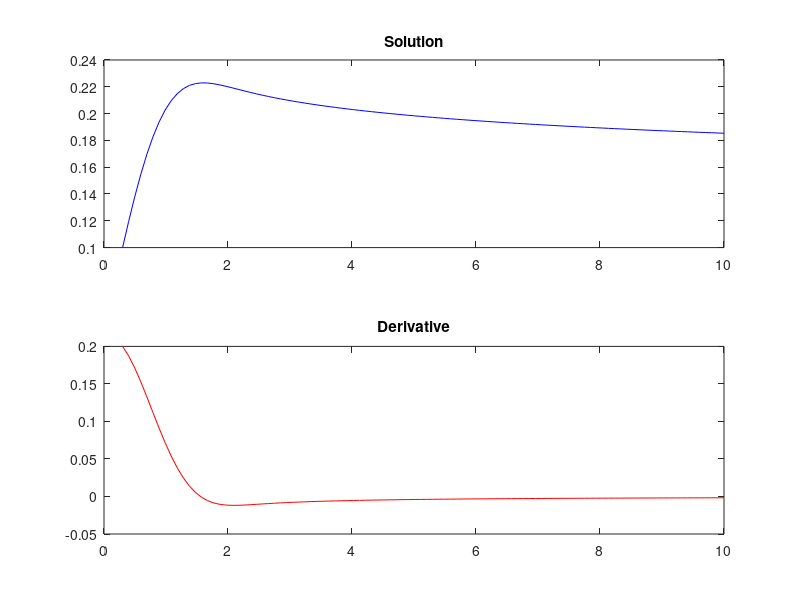

Write MATLAB code to recreate this figure.
clear all
close all
clc


% number of discretization points
N=100;

% Discretization points (equispaced)
x=linspace(0.3,10,N);

h=x(2)-x(1);


y=NaN(length(x),1);
v=NaN(length(x),1);
y(1)=0.1;
v(1)=0.2;

for i=1:length(x)-1
    y(i+1)  =   y(i)+h*v(i);
    v(i+1)  =   v(i)-h*(2*x(i)*v(i)+y(i)^2);
end

subplot(2,1,1)
plot(x,y,'-b');
title('Solution')

subplot(2,1,2)
plot(x,v,'-r');
title('Derivative')





'Requested value'
y(end)